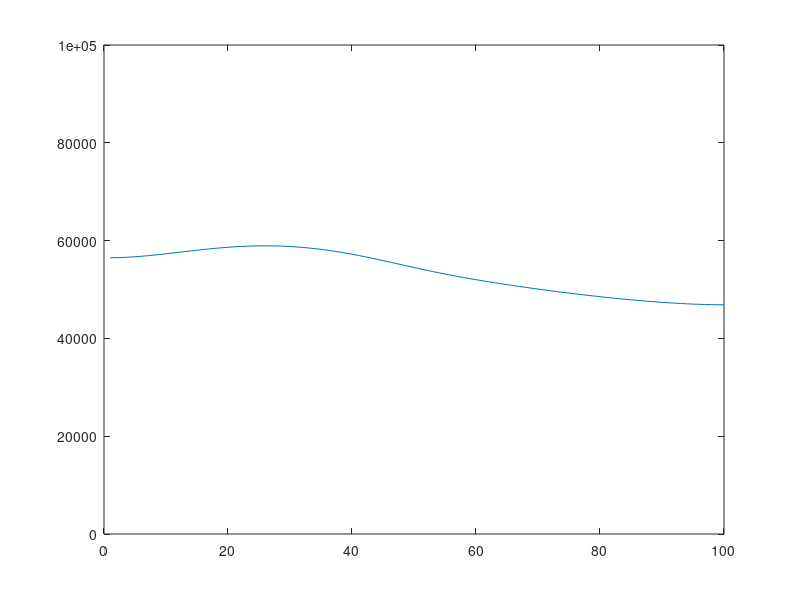

This chart was generated by the following MATLAB code:
maturationtime=3600;
mtcunits=maturationtime/25;
% Of course, this does not factor in maturation time as a exponential
% process.
diffconst=0.4;
initconds=zeros(100,1);
for j=2:51
initconds(j)=25^2-(j-26.5)^2;
end
for j=11:99
initconds(j)=initconds(j)+(45^2-(j-55)^2)/9;
end
totpermtunit=sum(initconds);
realdisco=dct(initconds);
showgrad=figure;
for t=1:300
    laterdisco=realdisco'.*exp(-25*diffconst*t*(pi*(1:100)/100).^2);
    outdisco=idct(laterdisco);
    odstore(t,:)=outdisco;
    figure(showgrad); clf;
    if((t-mtcunits)>=1)
        rawinverse=sum(odstore(1:(t-mtcunits),:),1);
        needtoadd=(totpermtunit*(t-mtcunits))-sum(rawinverse);
        plot(rawinverse+(needtoadd/100));
        ylim([0 100000]);
        pause(0.1);
    end
end